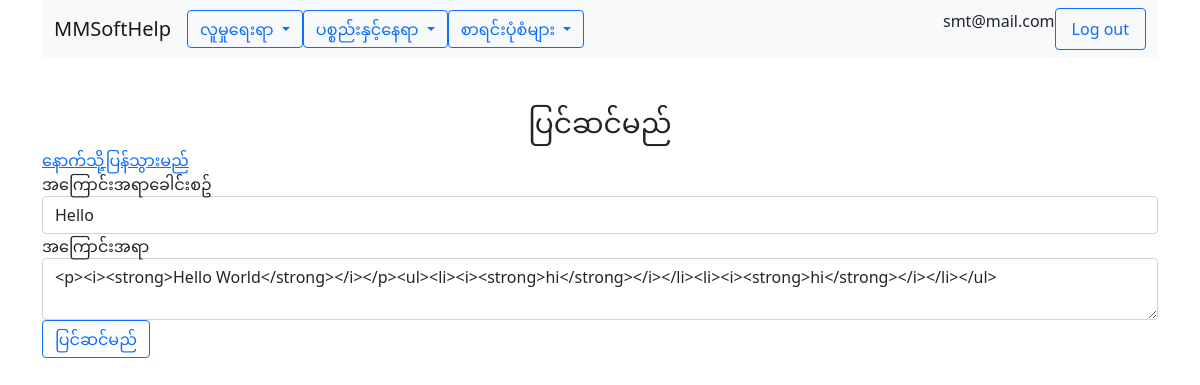
/post/edit.php?key=14 (signed in), run on the app's committed database.
### tables this page shows
CREATE TABLE `users` (
  `id` int(10) NOT NULL,
  `email` varchar(100) NOT NULL,
  `password` varchar(100) NOT NULL,
  `phone` varchar(25) NOT NULL,
  `address` varchar(250) NOT NULL,
  `com_id` int(10) NOT NULL,
  `role` varchar(25) NOT NULL
);

CREATE TABLE `companies` (
  `id` int(10) NOT NULL,
  `name` varchar(100) NOT NULL,
  `phone` varchar(15) NOT NULL,
  `address` varchar(250) NOT NULL
);

CREATE TABLE `posts` (
  `id` int(10) NOT NULL,
  `title` varchar(100) NOT NULL,
  `body` text NOT NULL,
  `com_id` int(10) NOT NULL
);

### app/functions.php (called while the page is built, shortened)
<?php
function view($name, $model= ''){
    require(APP_PATH . "views/layout.view.php");
}
function is_user_authenticated() {
    return isset($_SESSION['email']);
}
function get_user() {
    $user = UserData::get_user_by_email($_SESSION['email']);
    return $user;
}
function get_company_id() {
    $user = UserData::get_user_by_email($_SESSION['email']);
    return $user->com_id;
}
function get_company_name() {
    return CompanyData::get_company_by_id(get_company_id())->name;
}
?>

### app/company/mysqlcompanyprovider.class.php (called while the page is built, shortened)
<?php
class MySqlCompanyProvider extends CompanyProvider{
    public function get_company_by_id($com_id){
        $db = $this -> connect();
        $sql = 'SELECT * FROM companies WHERE id = :id';
        $smt = $db->prepare($sql);
        $smt -> execute([
            ':id' => $com_id,
        ]);
        $data = $smt->fetchAll(PDO::FETCH_CLASS,'Company');
        return $data[0];
    }
    private function connect(){
        try{
            return new PDO($this->source, CONFIG['db_user'], CONFIG['db_password']);
        }catch(PDOException $e){
            return null;
        }
    }
}
?>

### app/user/mysqluserprovider.class.php (called while the page is built, shortened)
<?php
class MySqlUserProvider extends UserProvider{
    public function get_user_by_email($email){
        $db = $this -> connect();
        $sql = 'SELECT * FROM users WHERE email = :email';
        $smt = $db->prepare($sql);
        $smt -> execute([
            ':email' => $email,
        ]);
        $data = $smt->fetchAll(PDO::FETCH_CLASS,'User');
        return $data[0];
    }
    private function connect(){
        try{
            return new PDO($this->source, CONFIG['db_user'], CONFIG['db_password']);
        }catch(PDOException $e){
            return null;
        }
    }
}
?>

### app/user/userdata.class.php (called while the page is built, shortened)
<?php
class UserData{
    static private $ds;
    static public function initialize(UserProvider $data_provider){
        return self::$ds = $data_provider;
    }
    static public function get_user_by_email($email){
        return self::$ds->get_user_by_email($email);
    }
}
?>

### app/company/companydata.class.php (called while the page is built, shortened)
<?php
class CompanyData{
    static private $ds;
    static public function initialize(CompanyProvider $data_provider){
        return self::$ds = $data_provider;
    }
    static public function get_company_by_id($com_id){
        return self::$ds->get_company_by_id($com_id);
    }
}
?>

### app/post/mysqlpostprovider.class.php (called while the page is built, shortened)
<?php
class MySqlPostProvider extends PostProvider{
    public function get_post($id){
        $db = $this -> connect();
        $sql = 'SELECT * FROM posts WHERE id = :id';
        $smt = $db->prepare($sql);
        $smt -> execute([
            ':id' => $id,
        ]);
        $data = $smt->fetchAll(PDO::FETCH_CLASS,'Post');
        return $data[0];
    }
    private function connect(){
        try{
            return new PDO($this->source, CONFIG['db_user'], CONFIG['db_password']);
        }catch(PDOException $e){
            return null;
        }
    }
}
?>

### app/post/postdata.class.php (called while the page is built, shortened)
<?php
class PostData{
    static private $ds;
    static public function initialize(PostProvider $data_provider){
        return self::$ds = $data_provider;
    }
    static public function get_post($id){
        return self::$ds->get_post($id);
    }
}
?>

### views/post/edit.view.php (the view, shortened to what this page needs)
 <div class="row">
     <div class="col-lg-12 text-center">
         <h3 class="mt-5"><?php echo edit_user ?></h3>
     </div>
 </div>
 <div class="row">
 <a href="../post">
 <?php echo back;?>
 </a>
 </div>
<div>
    <form action="" method="POST">
       <div class="form-group">
           <label for="title"><?php echo post_title ?></label>
           <input class="form-control" type="text" name="title" id="title" value="<?= $model->title ?>">
       </div>
       <div class="form-group">
           <label for="body"><?php echo post_body ?></label>
           <textarea class="form-control" type="text" name="body" id="body"><?= $model->body ?></textarea>
       </div>
       <div class="form-group">
       <input class="btn btn-outline-primary" type="submit" value="<?php echo edit_user;?>">
       </div>
    </form>
</div>

### views/layout.view.php (shortened to what this page needs)
<!DOCTYPE html>
<html lang="en">
  <head>
    <link href="https://cdn.jsdelivr.net/npm/bootstrap@5.0.2/dist/css/bootstrap.min.css" rel="stylesheet">
  </head>
  <body>
    <div class="container">
      <?php
      if (is_user_authenticated()){
      ?>
<nav class="navbar navbar-expand-lg navbar-light bg-light">
  <div class="container-fluid">
    <a class="navbar-brand" href="../company"><?= get_company_name(); ?></a>
    <div class="collapse navbar-collapse" id="navbarSupportedContent">
      <ul class="navbar-nav me-auto mb-2 mb-lg-0">
<div class="dropdown">
  <button class="btn btn-outline-primary dropdown-toggle" type="button" id="dropdownMenuButton1" data-bs-toggle="dropdown" aria-expanded="false">
    <?php echo people_menu; ?>
  </button>
</div>
<div class="dropdown">
  <button class="btn btn-outline-primary dropdown-toggle" type="button" id="dropdownMenuButton1" data-bs-toggle="dropdown" aria-expanded="false">
    <?php echo item_location_menu; ?>
  </button>
</div>
<div class="dropdown">
  <button class="btn btn-outline-primary dropdown-toggle" type="button" id="dropdownMenuButton1" data-bs-toggle="dropdown" aria-expanded="false">
    <?php echo forms; ?>
  </button>
</div>
      </ul>
      <?php
      }
      ?>
      <?php
      if (is_user_authenticated()){
      ?>
      <p><?= get_user()->email; ?></p>
      <a class="nav-link btn btn-outline-primary" href="../logout.php">Log out</a>
      <?php
      }
      ?>
    </div>
  </div>
</nav>
</div>
    <div class="container">
<?php require("$name.view.php");?>
    </div>
    </body>
    </html>

### data on the page
users: com.name "MMSoftHelp", email "smt@mail.com"
posts: title "Hello", body "<p><i><strong>Hello World</strong></i></p><ul><li><i><strong>hi</strong></i></li><li><i><strong>hi</strong></i></li></ul>"

### other printed values
people_menu "လူမှုရေးရာ"
item_location_menu "ပစ္စည်းနှင့်နေရာ"
forms "စာရင်းပုံစံများ"
edit_user "ပြင်ဆင်မည်"
back "နောက်သို့ပြန်သွားမည်"
post_title "အကြောင်းအရာခေါင်းစဥ်"
post_body "အကြောင်းအရာ"
